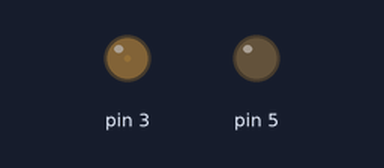
Recording of a sketch running on a simulated Arduino Uno, built with avr-gcc and run on an emulated ATmega328P. Parts: output pins drawn as LEDs (lit = HIGH).

Above: at 0.05 s.
At 3.1 s:
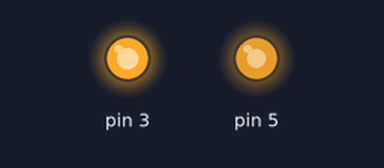
At 6.15 s:
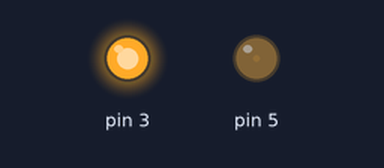
At 12.25 s:
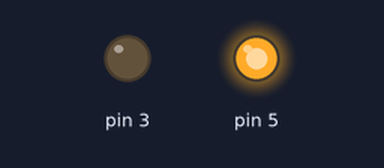
Timing chart, 0 to 15.9 s (numbered marks = the images above):
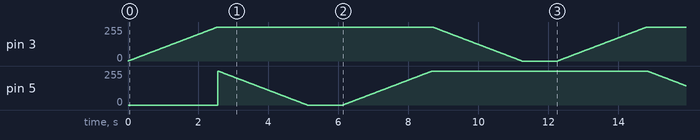

The sketch:

two_leds_dimmer_alternatly.ino
```cpp
void setup() {
  pinMode(3, OUTPUT);
pinMode(5, OUTPUT);
}

void loop() {

  for (int i = 0; i <= 255; i++)
  {
    analogWrite(3, i);
    delay(10);
  }
  for (int i = 255; i >= 0; i--)
  {
    analogWrite(5, i);
    delay(10);
  }
  delay(1000);
 for (int i = 0; i <= 255; i++)
  {
    analogWrite(5, i);
    delay(10);
  }
  for (int i = 255; i >= 0; i--)
  {
    analogWrite(3, i);
    delay(10);
  }
   delay(1000);
}
```
